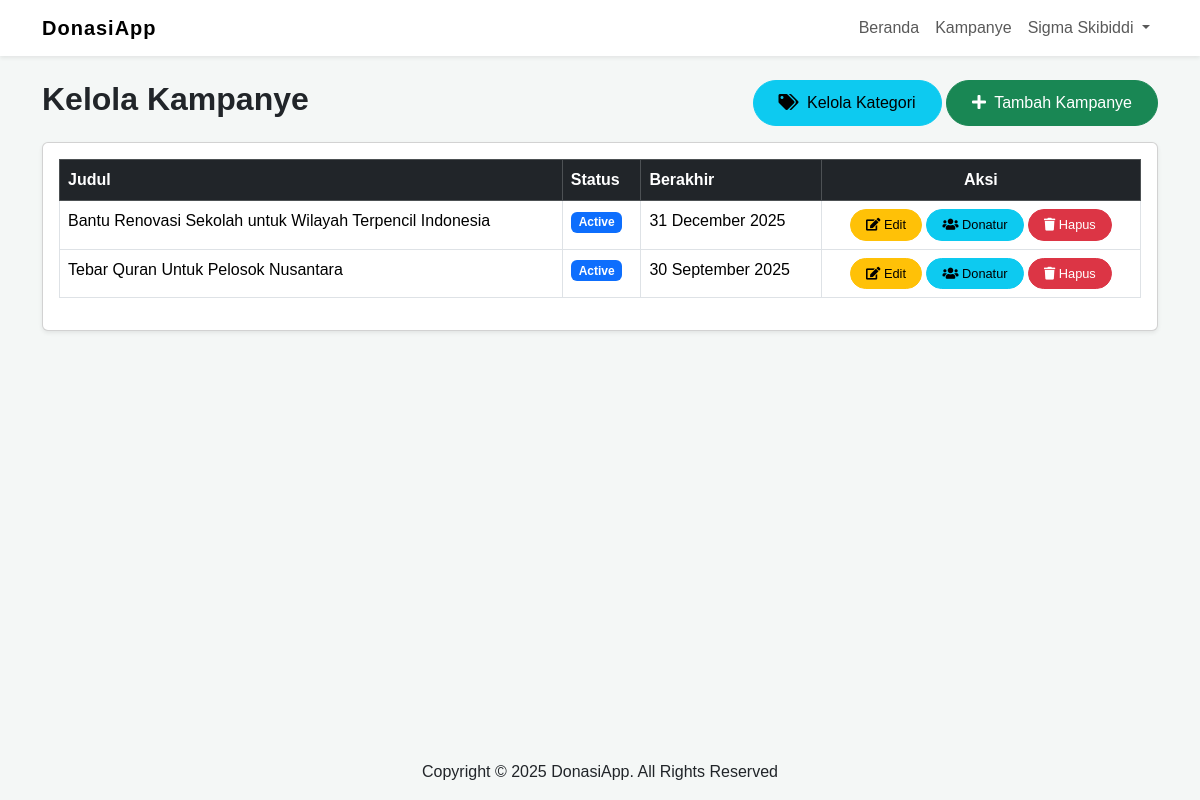
/pages/admin/manage_campaigns.php (signed in), run on the app's committed database.
### tables this page shows
CREATE TABLE `campaigns` (
  `campaign_id` INT AUTO_INCREMENT PRIMARY KEY, `title` VARCHAR(255) NOT NULL, `description` TEXT NOT NULL, `image_url` VARCHAR(255) DEFAULT 'assets/img/placeholder.png', `target_amount` DECIMAL(15, 2) NOT NULL, `collected_amount` DECIMAL(15, 2) DEFAULT 0.00, `creator_id` INT NOT NULL, `category_id` INT NOT NULL, `status` ENUM('active', 'completed', 'expired') DEFAULT 'active', `end_date` DATE NOT NULL, `created_at` TIMESTAMP DEFAULT CURRENT_TIMESTAMP, FOREIGN KEY (`creator_id`) REFERENCES `users`(`user_id`), FOREIGN KEY (`category_id`) REFERENCES `donation_categories`(`category_id`) ON DELETE RESTRICT ON UPDATE CASCADE
);

### pages/admin/manage_campaigns.php (the view, shortened to what this page needs)
<?php
require_once '../../config/database.php';
$campaigns = $conn->query("SELECT campaign_id, title, status, end_date FROM campaigns ORDER BY created_at DESC");
include '../../includes/header.php';
?>
<div class="d-flex justify-content-between align-items-center mb-3">
    <h2 class="fw-bold">Kelola Kampanye</h2>
    <div>
        <a href="manage_categories.php" class="btn btn-info"><i class="fas fa-tags me-1"></i> Kelola Kategori</a>
        <a href="add_campaign.php" class="btn btn-success"><i class="fas fa-plus me-1"></i> Tambah Kampanye</a>
    </div>
</div>
<div class="card shadow-sm"><div class="card-body">
<div class="table-responsive">
<table class="table table-bordered table-hover">
    <thead class="table-dark"><tr><th>Judul</th><th>Status</th><th>Berakhir</th><th class="text-center">Aksi</th></tr></thead>
    <tbody>
        <?php while($c = $campaigns->fetch_assoc()): ?>
        <tr>
            <td><?php echo htmlspecialchars($c['title']); ?></td>
            <td><span class="badge bg-primary"><?php echo ucfirst($c['status']); ?></span></td>
            <td><?php echo date('d F Y', strtotime($c['end_date'])); ?></td>
            <td class="text-center">
                <a href="edit_campaign.php?id=<?php echo $c['campaign_id']; ?>" class="btn btn-sm btn-warning"><i class="fas fa-edit"></i> Edit</a>
                <a href="view_donors.php?id=<?php echo $c['campaign_id']; ?>" class="btn btn-sm btn-info"><i class="fas fa-users"></i> Donatur</a>
                <a href="manage_campaigns.php?action=delete&id=<?php echo $c['campaign_id']; ?>" class="btn btn-sm btn-danger" onclick="return confirm('Yakin?');"><i class="fas fa-trash"></i> Hapus</a>
            </td>
        </tr>
        <?php endwhile; ?>
    </tbody>
</table>
</div></div></div>
<?php include '../../includes/footer.php'; ?>

### includes/header.php (shortened to what this page needs)
<?php
$base_url = "/donasiapp";
?>
<!DOCTYPE html>
<html lang="id">
<head>
    <link href="https://cdn.jsdelivr.net/npm/bootstrap@5.3.3/dist/css/bootstrap.min.css" rel="stylesheet">
    <link href="https://cdnjs.cloudflare.com/ajax/libs/font-awesome/5.15.4/css/all.min.css" rel="stylesheet">
    <link rel="stylesheet" href="<?php echo $base_url; ?>/assets/css/style.css">
</head>
</head>
<body class="d-flex flex-column min-vh-100">
<nav class="navbar navbar-expand-lg navbar-light bg-white shadow-sm sticky-top">
    <div class="container">
        <a class="navbar-brand fw-bold" href="<?php echo $base_url; ?>/index.php">DonasiApp</a>
        <div class="collapse navbar-collapse" id="main-nav">
            <ul class="navbar-nav ms-auto">
                <li class="nav-item"><a class="nav-link" href="<?php echo $base_url; ?>/index.php">Beranda</a></li>
                <li class="nav-item"><a class="nav-link" href="<?php echo $base_url; ?>/pages/campaign/index.php">Kampanye</a></li>
                <?php if (isset($_SESSION['user'])): ?>
                    <li class="nav-item dropdown">
                        <a class="nav-link dropdown-toggle" href="#" id="userDropdown" role="button" data-bs-toggle="dropdown">
                            <?php echo htmlspecialchars($_SESSION['user']['full_name']); ?>
                        </a>
                    </li>
                <?php else: ?>
                    <li class="nav-item"><a class="nav-link" href="<?php echo $base_url; ?>/pages/auth/login.php">Login</a></li>
                    <li class="nav-item"><a class="btn btn-primary ms-2" href="<?php echo $base_url; ?>/pages/auth/register.php">Daftar</a></li>
                <?php endif; ?>
            </ul>
        </div>
    </div>
</nav>
<main class="container my-4 flex-grow-1">

### includes/footer.php (shortened to what this page needs)
</main>
<footer class="bg-transparent text-dark text-center py-3 mt-auto">
    <p class="mb-0">Copyright &copy; <?php echo date("Y"); ?> DonasiApp. All Rights Reserved</p>
</footer>
</body>
</html>

### assets/css/style.css (style rules this page uses)
body { font-family: 'Poppins', sans-serif; background-color: #f4f7f6; }
.navbar-brand { letter-spacing: 1px; }
.btn { border-radius: 50px; font-weight: 500; padding: 10px 25px; transition: all 0.2s ease-in-out; }
.btn-sm { padding: 5px 15px; font-size: 0.8rem; }

### data on the page
campaigns: title "Bantu Renovasi Sekolah untuk Wilayah Terpencil Indonesia", status "Active", end_date "31 December 2025"
campaigns: title "Tebar Quran Untuk Pelosok Nusantara", status "Active", end_date "30 September 2025"

### other printed values
$_SESSION['user']['full_name'] "Sigma Skibiddi"
